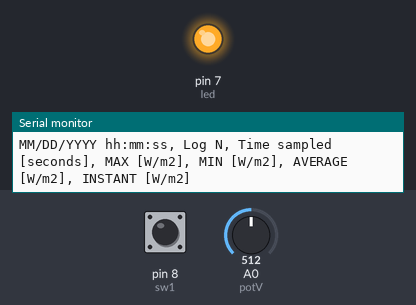
Recording of a sketch running on a simulated Arduino Uno, built with avr-gcc and run on an emulated ATmega328P. Shown: output pins drawn as LEDs (lit = HIGH), the last lines printed to the serial monitor. Inputs (shaded band) come from the test bench; at power-on: pin 8 (sw1) HIGH, A0 (potV) = 512. The local clock reads 2024-03-15 10:24:30 at power-on unless the sketch sets it; storage starts empty.

Above: at 1.2 s.
1.3 s: pin 8 (sw1) pulled LOW for 0.15 s
At 2.2 s:
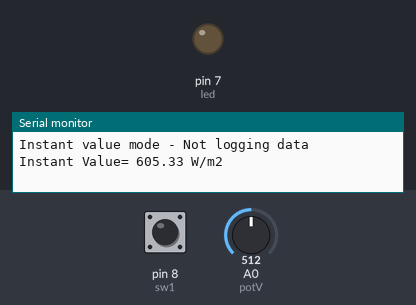
3.9 s: pin 8 (sw1) pulled LOW for 3.2 s
At 9.2 s:
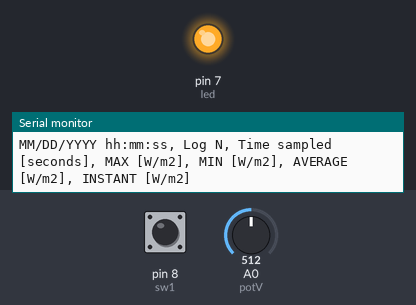
9.5 s: pin 8 (sw1) pulsed LOW 2 times (0.12 s each, 0.3 s apart)
At 10.4 s:
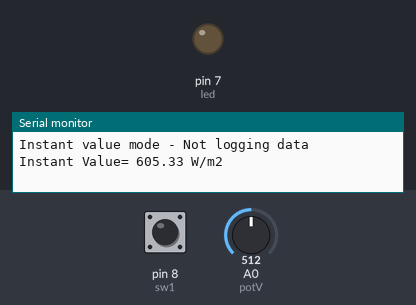
13.1 s: pin 8 (sw1) pulsed LOW 5 times (0.12 s each, 0.3 s apart)
At 15.5 s:
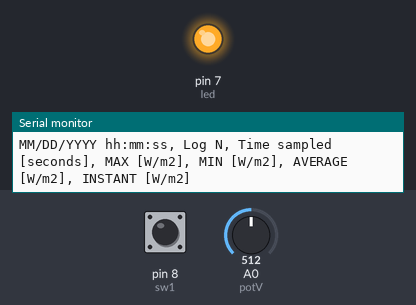
Timing chart, 0 to 17.0 s (numbered marks = the images above; inputs shaded):
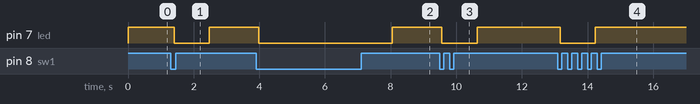

Measured:
- after the input at 1.3 s, pin 7 (led): HIGH → LOW after 0.11 s, → HIGH 1.1 s later
- after the input at 3.9 s, pin 7 (led): HIGH → LOW after 0.09 s, → HIGH 4.1 s later
- after the input at 9.5 s, pin 7 (led): HIGH → LOW after 0.07 s, → HIGH 1.1 s later
- after the input at 13.1 s, pin 7 (led): HIGH → LOW after 0.06 s, → HIGH 1.1 s later

The sketch:

Data_logger_Radiometer_v3_rtc_and_sd_working.ino
```cpp
/*
Radiometer DAC Reader V5.0

STATUS: Stable

For use with Eppley PSP radiometer

Equipment:
Arduino UNO
    R1, R2, R3,
    Pot1, Pot2, Pot3
    SW1
    LCD Display

2.5-5VDC supply
USEA Single-Ended Sensor Amplifier (Dual Op Amp Package)
    Av = 500
    SW1: 0000
    SW2: 0111


Primary Author: Christian Saiz
Secondary/Revisor: Diego Ugaz

*/

// SD card board libraries
#include <SPI.h>
#include <SD.h>

// RTC libraries
#include <Wire.h>
#include <TimeLib.h>
#include <DS1307RTC.h>


#define potV A0
#define sw1 8
#define led 7


int const n = 10; // Number of samples to average - 10*100ms = 1 sec
int t_sample = 100; // time between samples within average function in SECONDS


int value = 0; // raw analog value
bool state = 0; // switch state
double val = 0.0;
double irrad = 0.0;
double DtA = 5.0/1024.0;
double rem_Gain = (1.0/500.00);
double irrScale = (1000000.0/8.26);

float irrad_Max = 0.0;
float irrad_Min = 0.0;
float irrad_Ave = 0.0;
float irrad_Inst = 0.0;

const int chipSelect = 10; // Enable SD board with pin 10 arduino or 16 chip atmega


String MonthString = "";
String DayString = "";
String YearString = "";
String HourString = "";
String MinuteString = "";
String SecondString = "";

// -----------------------------------------------------------------------------------------------------------------------

void setup()
{
  Serial.begin(9600);

  pinMode(potV,INPUT); // analog input value for voltage reading
  pinMode(led,OUTPUT); // led witness for average measures
  digitalWrite(led,LOW);


  pinMode(sw1,INPUT_PULLUP); // switch 1
  state = 0; // Start with instant values

  //setTime(14,15,0,4,2,2020); // set time when needed (h,m,s,dd,mm,yyyy)--> delete slashes to set new time and date
  //RTC.set(now()); // set time when needed --> delete slashes idem


}

// -----------------------------------------------------------------------------------------------------------------------

void loop()
{

  // INSTANT/AVERAGE Measurement Modes
  state = digitalRead(sw1); //Switch between AVERAGE and INSTANT mode - SW1 uses the built in pullup resistor, so HIGH means no input and LOW connected to ground

  // HIGH||LOW <-> Averaging||Instant
  while(state)
  {

  digitalWrite(led,HIGH);

  //START Test SD card
  Serial.println("");
  Serial.print("Initializing SD card...");

  // see if the card is present and can be initialized:
  if (!SD.begin(chipSelect)) {
    Serial.println("Card failed, or not present");
    // don't do anything more:
    while (1);
  }
  Serial.println("card initialized.");
  //END Test SD card

  // START MAIN LOOP
  for(int j = 0; state ; j++){


  if( j == 0){ // START if - Write headline in SD card only at the beginning of average sampling mode

  //String with headline
  //dataString1 = "MM/DD/YYYY hh:mm:ss, Log number, Samples, Time sampled [seconds], MAX [W/m2], MIN [W/m2], AVERAGE [W/m2], INSTANT [W/m2]";

  //Open SD file on SD card
  File dataFile = SD.open("datalog.txt", FILE_WRITE);
  // if the file is available, write to it:
  if (dataFile) {
    dataFile.println("");
    dataFile.println("--------------------------------------------------------------------------------------------------------");
    dataFile.print("Samples to average: "); dataFile.print(n); dataFile.print(", Time between samples [milliseconds]: "); dataFile.println(t_sample);
    dataFile.println("");
    dataFile.println("MM/DD/YYYY hh:mm:ss, Log N, Time sampled [seconds], MAX [W/m2], MIN [W/m2], AVERAGE [W/m2], INSTANT [W/m2]");
    dataFile.close();
    // print to the serial port too:
    Serial.println("");
    Serial.println("--------------------------------------------------------------------------------------------------------");
    Serial.print("Samples to average: "); Serial.print(n); Serial.print(", Time between samples [milliseconds]: "); Serial.println(t_sample);
    Serial.println("");
    Serial.println("MM/DD/YYYY hh:mm:ss, Log N, Time sampled [seconds], MAX [W/m2], MIN [W/m2], AVERAGE [W/m2], INSTANT [W/m2]");
  }
  // if the file isn't open, pop up an error:
  else
  {
    Serial.println("error opening datalog.txt");
  }
  }
  // END if - headline

  if ( j== 3600) { j=0; } // Once log number reaches 3600 (after 1h), start over. This is to avoid very large numbers

    float t_start = millis(); // check sampling time START


// START Sampling
// ---------------------------------------------------------

  int AVG = 0;
  double SUM = 0;
  int BATCH[n] = {0};
  int MIN = 2000; // Minimum value of the batch
  int MAX = 0; // Maximum value of the batch
  int INST = 0; // First value or instant value for the 15 min sample period
  String dataString = ""; // String to write in SD card

  state = digitalRead(sw1); //Switch between AVERAGE and INSTANT mode

  // average "n" samples of voltage reading and gets Min, Max, and instant value
  for(int i = 0; (i < n)&&(state); i++)
  {
    BATCH[i] = analogRead(potV);

    delay(t_sample);

    SUM = BATCH[i] + SUM; // sum the n values to later average


  // START - MIN value

      if ( BATCH[i] < MIN)
      {
        MIN = BATCH[i];
      }

   // END - MIN value


  // START - MAX value

    if ( BATCH[i] > MAX)
      {
        MAX = BATCH[i];
      }

   // END - MAX value

   INST = BATCH[0]; // Instant value is the first sample of the batch


   //Start Date and time function
// ---------------------------------------------------------
  tmElements_t tm;

  if ( i == 0 ) { // Save date and time only at the beginning


  RTC.read(tm); // Read time funcion

  //Conversion of date and time to string
  MonthString = String(tm.Month);
  DayString = String(tm.Day);
  YearString = String(tmYearToCalendar(tm.Year));

  if ( (tm.Hour >= 0)&&(tm.Hour < 10)){ HourString = "0" + String(tm.Hour); } else { HourString = String(tm.Hour); }
  if ( (tm.Minute >= 0)&&(tm.Minute < 10)){ MinuteString = "0" + String(tm.Minute); } else { MinuteString = String(tm.Minute); }
  if ( (tm.Second >= 0)&&(tm.Second < 10)){ SecondString = "0" + String(tm.Second); } else { SecondString = String(tm.Second); }


  }
// ---------------------------------------------------------
//End Date and time function

  state=digitalRead(sw1); // check if switch is still in Average mode

  }

  AVG = round(SUM/n); // average of n values

  state=digitalRead(sw1); // check if switch is still in Average mode

// END Sampling

    // Conversion of values to W/m2
    irrad_Max = MAX*DtA*rem_Gain*irrScale;
    irrad_Min = MIN*DtA*rem_Gain*irrScale;
    irrad_Ave = AVG*DtA*rem_Gain*irrScale;
    irrad_Inst = INST*DtA*rem_Gain*irrScale;

    float t_end = millis(); // check sampling time END
    float t_dif = (t_end - t_start)/1000.0 ; // Total sampling time in seconds

  //Conversion of values to string format
  String irrad_MaxString = String(irrad_Max);
  String irrad_MinString = String(irrad_Min);
  String irrad_AveString = String(irrad_Ave);
  String irrad_InstString = String(irrad_Inst);
  //String nString = String(n);
  String t_difString = String(t_dif);
  String jString = String(j+1);

  //dataString =""; // initialize string
  //Save string with concatenated values
  //dataString = MonthString +"/"+ DayString +"/"+ YearString +" "+ HourString +":"+ MinuteString +":"+ SecondString + ", " + jString + ", " + nString + ", " + t_difString + ", " + irrad_MaxString + ", " + irrad_MinString + ", " + irrad_AveString + ", " + irrad_InstString + '\0'   ;

  //Open SD file on SD card
  File dataFile = SD.open("datalog.txt", FILE_WRITE);
  // if the file is available, write to it:
  if (dataFile) {
    dataFile.print(MonthString); dataFile.print("/"); dataFile.print(DayString); dataFile.print("/"); dataFile.print(YearString); dataFile.print(", ");
    dataFile.print(HourString); dataFile.print(":"); dataFile.print(MinuteString); dataFile.print(":"); dataFile.print(SecondString); dataFile.print(", ");

    dataFile.print(jString); dataFile.print(", "); dataFile.print(t_difString); dataFile.print(", ");

    dataFile.print(irrad_MaxString); dataFile.print(", "); dataFile.print(irrad_MinString); dataFile.print(", ");
    dataFile.print(irrad_AveString); dataFile.print(", "); dataFile.print(irrad_InstString); dataFile.println("");


    dataFile.close();

    //Print in Serial COM
    Serial.print(MonthString); Serial.print("/"); Serial.print(DayString); Serial.print("/"); Serial.print(YearString); Serial.print(" ");
    Serial.print(HourString); Serial.print(":"); Serial.print(MinuteString); Serial.print(":"); Serial.print(SecondString); Serial.print(", ");
    Serial.print(j+1); Serial.print(", ");
    Serial.print(t_dif,1); Serial.print(", ");
    Serial.print(irrad_Max,1); Serial.print(", ");
    Serial.print(irrad_Min,1); Serial.print(", ");
    Serial.print(irrad_Ave,1); Serial.print(", ");
    Serial.println(irrad_Inst,1);
  }
  // if the file isn't open, pop up an error:
  else {
    Serial.println("error opening datalog.txt");
  }


   state=digitalRead(sw1); // check if switch is still in Average mode
 }

   state=digitalRead(sw1); // check if switch is still in Average mode


  } // END AVERAGE MAIN LOOP


  // Instant Value Mode

  while(!state)
  {

  digitalWrite(led,LOW); // Turn led off if not in average mode

  // START Instant value counter
  for( int k=0 ; !state ; k++){

  if( k == 0) // Print change of mode only at the beginning
  {

  Serial.println(""); Serial.println(""); Serial.println("");
  Serial.println("Instant value mode - Not logging data");
  Serial.println(""); Serial.println("");
  }

  Serial.print("Instant Value= ");

  irrad = 0;

  value = analogRead(potV); // read analog input in pot (A5) (0-1023)
  irrad = value*DtA*rem_Gain*irrScale; //Scale out to W/m2

  Serial.print(irrad);
  Serial.println(" W/m2");


  delay(1000);
  state=digitalRead(sw1); // check if switch is still in Instant mode

  } // END Instant value counter
  }  // END while

}
```
